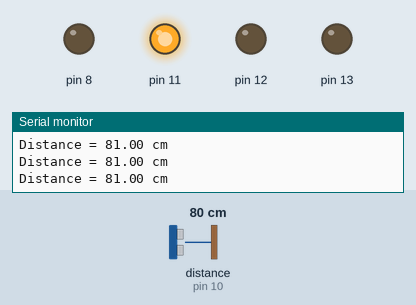
Bench run of a sketch on a simulated Arduino Uno, built with avr-gcc and run on an emulated ATmega328P. Parts: output pins drawn as LEDs (lit = HIGH), the last lines printed to the serial monitor. The test bench sets the inputs (shaded band); at power-on: distance to the obstacle (sensor on pin 10) 80 cm. The echo pulse lasts 58.3 µs per cm.

Above: at 1.3 s.
1.4 s: distance to the obstacle (sensor on pin 10) set to 2 cm
At 3.2 s:
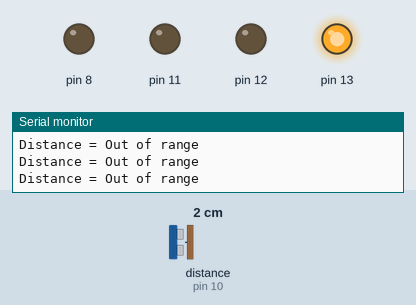
3.5 s: distance to the obstacle (sensor on pin 10) set to 8 cm
5.2 s: distance to the obstacle (sensor on pin 10) set to 11 cm
At 6.8 s:
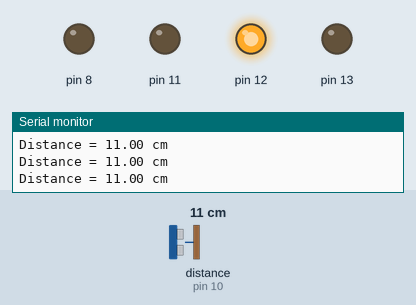
7.5 s: distance to the obstacle (sensor on pin 10) set to 4 cm
At 8.6 s:
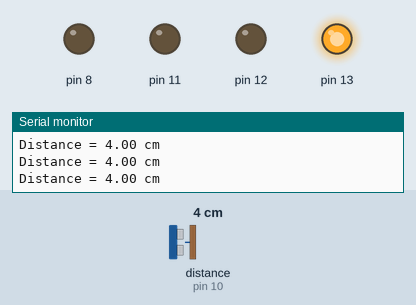
9.5 s: distance to the obstacle (sensor on pin 10) set to 18 cm
At 10.3 s:
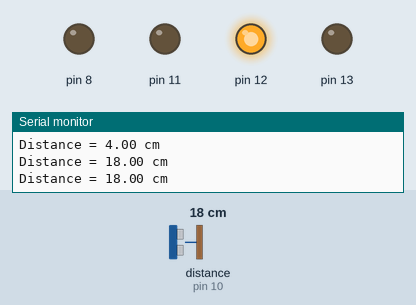
Timing chart, 0 to 12.5 s (numbered marks = the images above; inputs shaded):
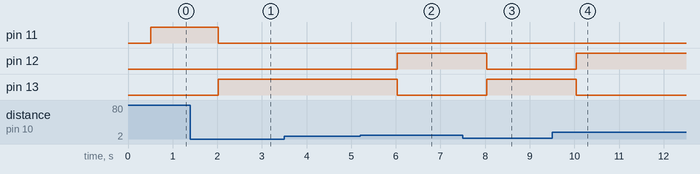

Measured:
- the behaviour switches between 9 and 10 cm on distance to the obstacle (sensor on pin 10) (found by bisection; images 1 and 2)
- after the input at 1.4 s, pin 11: HIGH → LOW after 0.62 s; pin 13: LOW → HIGH after 0.62 s
- after the input at 5.2 s, pin 12: LOW → HIGH after 0.83 s; pin 13: HIGH → LOW after 0.83 s
- after the input at 7.5 s, pin 12: HIGH → LOW after 0.54 s; pin 13: LOW → HIGH after 0.54 s
- after the input at 9.5 s, pin 12: LOW → HIGH after 0.54 s; pin 13: HIGH → LOW after 0.54 s

The sketch:

3.8-Distance_Sensing.ino
```cpp
// This uses Serial Monitor to display Range Finder distance readings

// Include NewPing Library
#include "NewPing.h"

// Hook up HC-SR04 with Trig to Arduino Pin 9, Echo to Arduino pin 10
#define TRIGGER_PIN 9
#define ECHO_PIN 10

// Maximum distance we want to ping for (in centimeters).
#define MAX_DISTANCE 400

// NewPing setup of pins and maximum distance.
NewPing sonar(TRIGGER_PIN, ECHO_PIN, MAX_DISTANCE);
float duration, distance;

void setup()
{
Serial.begin(9600);
pinMode(13,OUTPUT);
pinMode(12,OUTPUT);
pinMode(11,OUTPUT);
pinMode(8,OUTPUT);

}

void loop()
{
// Send ping, get distance in cm
distance = sonar.ping_cm();

// Send results to Serial Monitor
Serial.print("Distance = ");

if (distance >= 400 || distance <= 2)
{
Serial.println("Out of range");
}
else
{
Serial.print(distance);
Serial.println(" cm");
}
delay(500);
if((distance< 10) && (distance=2)) digitalWrite(13,HIGH); else digitalWrite(13,LOW);//red

if((distance>=10) && (distance<30)) digitalWrite(12,HIGH); else digitalWrite(12,LOW);//yellow
if(distance>30) digitalWrite(11,HIGH); else digitalWrite(11,LOW);//green
}
```
